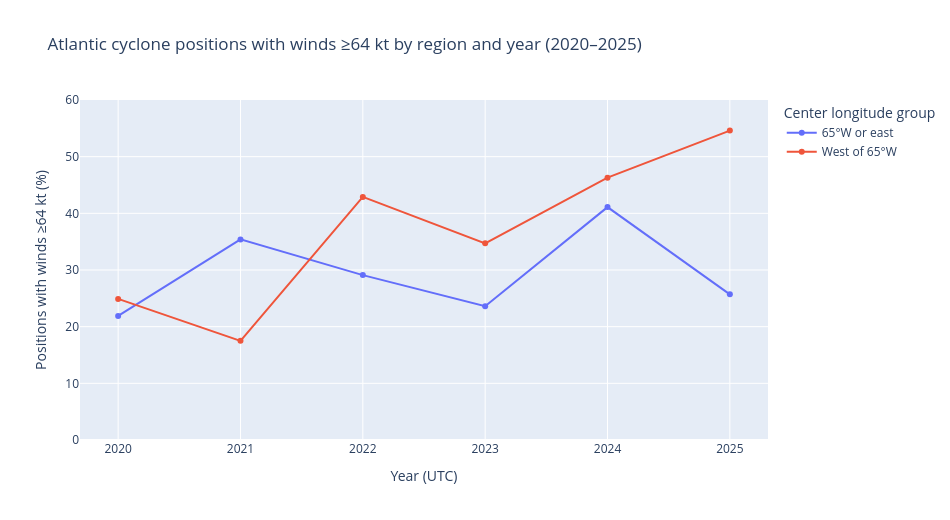

Here is the notebook cell this chart was saved with:
### Markdown cell above
**Which two chart types will you use, and what part of the question should each make easier to answer? Specify the time, location, and quantitative encodings.**

**Figure 3 — line chart:** Years 2020–2025 on the x-axis, percentage of observations with ≥64-knot sustained winds on the y-axis, and line color represents the center's **west/east-of-65°W longitude group**. Hover gives event-position counts and denominators for each year/group. This compares timing **and** a broad place classification. **Figure 4 — animated point map:** Center latitude/longitude define each plotted point, color indicates below/at-least-64-knot wind, the frame selects year, and hover gives exact storm, date, wind in knots, and center pressure in millibars. The map shows positions, while the line plot aggregates them into annual rates. An animation frame counts as one figure.

### Code cell
# Figure 3 — annual share of hurricane-force track points by longitude group
fig3 = px.line(
    cyclone_summary,
    x="year", y="force_percentage", color="longitude_band", markers=True,
    title="Atlantic cyclone positions with winds ≥64 kt by region and year (2020–2025)",
    labels={"year": "Year (UTC)", "force_percentage": "Positions with winds ≥64 kt (%)",
            "longitude_band": "Center longitude group"},
    hover_data={"hurricane_force_positions": True, "total_positions": True}
)
fig3.update_layout(width=950, height=520)
fig3.update_xaxes(dtick=1)
fig3.update_yaxes(range=[0, 60])
fig3.write_html("figures/atlantic_cyclone_yearly.html", include_plotlyjs=True)
fig3.show()

### Figure 1 — Plotly figure (JSON) as saved in the notebook; plotly's stock layout.template omitted (floating-point values rounded to 4 significant figures)
{"data": [{"customdata": [[63, 288], [84, 237], [34, 117], [86, 364], [74, 180], [36, 140]], "hovertemplate": "Center longitude group=65°W or east<br>Year (UTC)=%{x}<br>Positions with winds ≥64 kt (%)=%{y}<br>hurricane_force_positions=%{customdata[0]}<br>total_positions=%{customdata[1]}<extra></extra>", "legendgroup": "65°W or east", "line": {"color": "#636efa", "dash": "solid"}, "marker": {"symbol": "circle"}, "mode": "lines+markers", "name": "65°W or east", "orientation": "v", "showlegend": true, "type": "scatter", "x": [2020, 2021, 2022, 2023, 2024, 2025], "xaxis": "x", "y": [21.9, 35.4, 29.1, 23.6, 41.1, 25.7], "yaxis": "y"}, {"customdata": [[93, 373], [33, 189], [85, 198], [43, 124], [93, 201], [65, 119]], "hovertemplate": "Center longitude group=West of 65°W<br>Year (UTC)=%{x}<br>Positions with winds ≥64 kt (%)=%{y}<br>hurricane_force_positions=%{customdata[0]}<br>total_positions=%{customdata[1]}<extra></extra>", "legendgroup": "West of 65°W", "line": {"color": "#EF553B", "dash": "solid"}, "marker": {"symbol": "circle"}, "mode": "lines+markers", "name": "West of 65°W", "orientation": "v", "showlegend": true, "type": "scatter", "x": [2020, 2021, 2022, 2023, 2024, 2025], "xaxis": "x", "y": [24.9, 17.5, 42.9, 34.7, 46.3, 54.6], "yaxis": "y"}], "layout": {"height": 520, "legend": {"title": {"text": "Center longitude group"}, "tracegroupgap": 0}, "title": {"text": "Atlantic cyclone positions with winds ≥64 kt by region and year (2020–2025)"}, "width": 950, "xaxis": {"anchor": "y", "domain": [0, 1], "dtick": 1, "title": {"text": "Year (UTC)"}}, "yaxis": {"anchor": "x", "domain": [0, 1], "range": [0, 60], "title": {"text": "Positions with winds ≥64 kt (%)"}}}}
